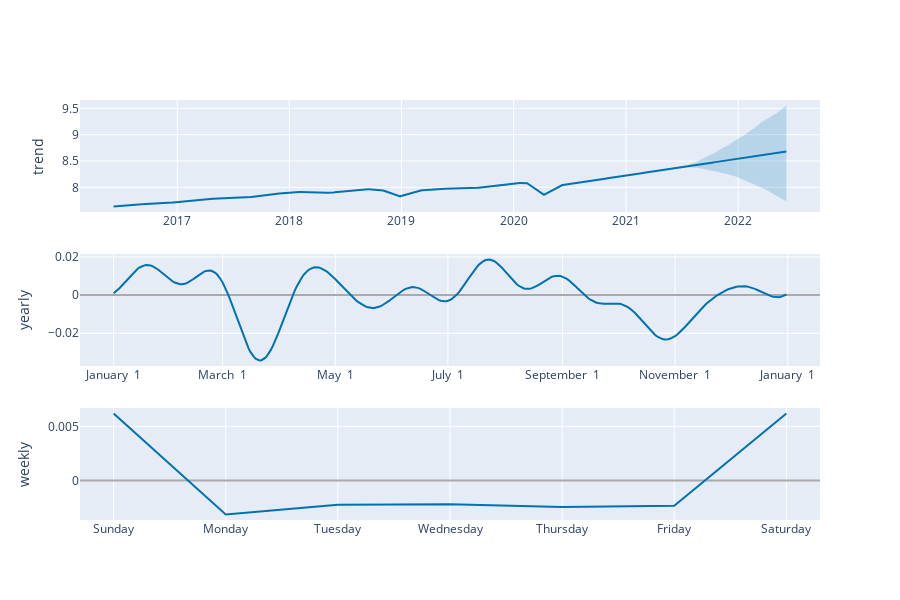

The notebook cell saved with this chart:
### Code cell
plot_components_plotly(model, forecast)

### Figure 1 — Plotly figure (JSON) as saved in the notebook; plotly's stock layout.template omitted (floating-point values rounded to 4 significant figures; data arrays with more than 128 entries replaced by an {"elided": "..."} marker saying what was removed)
{"data": [{"line": {"color": "#0072B2", "width": 2}, "mode": "lines", "name": "trend", "type": "scatter", "x": {"elided": "1623 str values"}, "xaxis": "x", "y": {"elided": "1623 float values"}, "yaxis": "y"}, {"line": {"color": "rgba(0, 114, 178, 0.2)", "width": 0}, "mode": "lines", "name": "trend_upper", "type": "scatter", "x": {"elided": "1623 str values"}, "xaxis": "x", "y": {"elided": "1623 float values"}, "yaxis": "y"}, {"fill": "tonexty", "fillcolor": "rgba(0, 114, 178, 0.2)", "line": {"color": "rgba(0, 114, 178, 0.2)", "width": 0}, "mode": "lines", "name": "trend_lower", "type": "scatter", "x": {"elided": "1623 str values"}, "xaxis": "x", "y": {"elided": "1623 float values"}, "yaxis": "y"}, {"line": {"color": "#0072B2", "width": 2}, "mode": "lines", "name": "yearly", "type": "scatter", "x": {"elided": "365 str values"}, "xaxis": "x2", "y": {"elided": "365 float values"}, "yaxis": "y2"}, {"line": {"color": "#0072B2", "width": 2}, "mode": "lines", "name": "weekly", "type": "scatter", "x": ["2017-01-01T00:00:00", "2017-01-02T00:00:00", "2017-01-03T00:00:00", "2017-01-04T00:00:00", "2017-01-05T00:00:00", "2017-01-06T00:00:00", "2017-01-07T00:00:00"], "xaxis": "x3", "y": [0.006176, -0.003137, -0.002235, -0.00219, -0.002444, -0.002346, 0.006176], "yaxis": "y3"}], "layout": {"height": 600, "showlegend": false, "width": 900, "xaxis": {"anchor": "y", "domain": [0, 1], "range": ["2016-02-19T12:00:00", "2022-09-24T12:00:00"], "type": "date"}, "xaxis2": {"anchor": "y2", "domain": [0, 1], "range": ["2016-12-13T18:54:02.958904115", "2018-01-18T11:04:57.863013581"], "tickformat": "%B %e", "type": "date"}, "xaxis3": {"anchor": "y3", "domain": [0, 1], "range": ["2016-12-31T16:48:00", "2017-01-07T07:12:00"], "tickformat": "%A", "type": "date"}, "yaxis": {"anchor": "x", "domain": [0.7333, 1], "rangemode": "normal", "title": {"text": "trend"}, "zerolinecolor": "#AAA"}, "yaxis2": {"anchor": "x2", "domain": [0.3667, 0.6333], "title": {"text": "yearly"}, "zerolinecolor": "#AAA"}, "yaxis3": {"anchor": "x3", "domain": [0, 0.2667], "title": {"text": "weekly"}, "zerolinecolor": "#AAA"}}}
